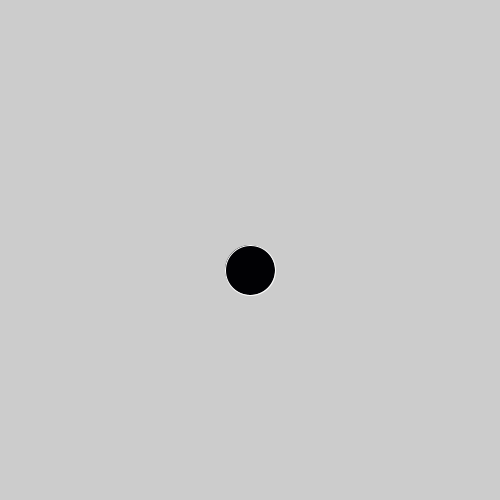
Frame 1 (no input)
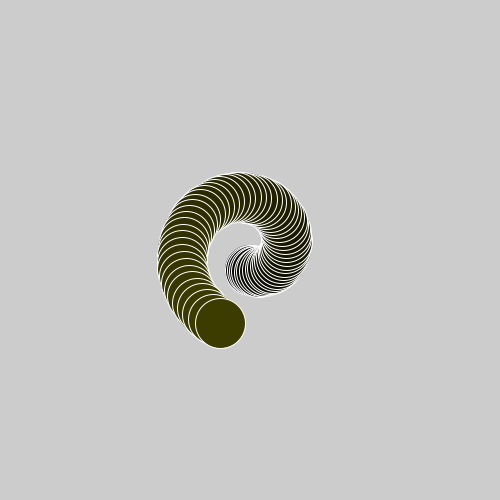
Frame 60 (the mouse pressed at the canvas centre just before this capture)
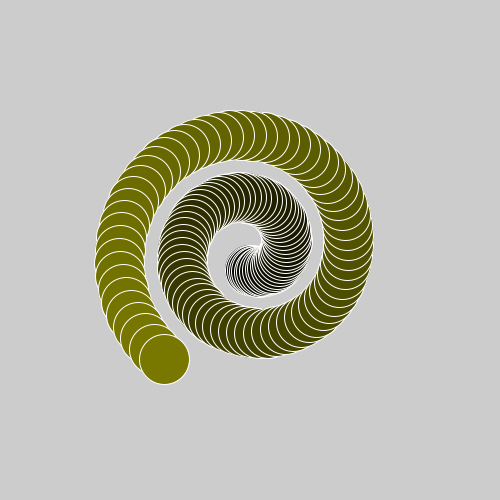
Frame 120 (the mouse held since frame 60 and released just before this capture)

The Processing sketch that drew these frames (run headless with seeded random() and noise(); from frame 60 on, the mouse is pressed at the canvas centre):

// Processing sketch: week_2_lect_1
// ── week_2_lect_1.pde
void setup()
{
  size(500,500);
 
  fill(0);
  stroke(255);
  
  x=width/2;
  y=height/2;
}

float x,y=0;
int rad=25;
int speed=2;
int up=0;
float theta=0;
int radius=20;
int col1, col2, col3=5;

void draw()
{
  col1++;
  col2++;
  col3--;
  
  x= (width/2) + sin(theta)*radius;
  y= (height/2) + cos(theta)*radius;
  
  theta +=0.1f;
  radius +=1;
  
  fill(col1, col2, col3);
  ellipse(x, y , 50, 50);
  //ellipse(x-10, y-10, 5, 5);
  //ellipse(x+10, y-10, 5, 5);
  //ellipse(x, y, 5, 5);
  //line(x-10, y+10, x+10, y+10);
  
  
  
/* if(x > width-25 || x < rad )
 {
   speed *= -1;
 }
 
  x= x + speed;
  
  if(x > width -25 )
  {
    speed=0;
    up= -1;
    x=width-rad
  }
  y= y += up;
  
  if(y< rad)
  {
    speed=-2;
    up=0;
    y=rad;
  }
  if(x< rad)
  {
    speed=2;
    up=0;
    x=rad;
  }
  if(y>height-rad)
  {
    speed=2;
    up=0;
    y=height-rad;
  }
  */
}
  
